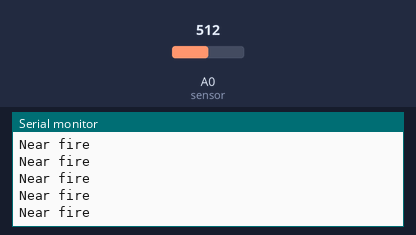
A sketch run on a simulated Arduino Uno, built with avr-gcc and run on an emulated ATmega328P. Shown: the last lines printed to the serial monitor. The test bench sets the inputs (shaded band); at power-on: A0 (sensor) = 512.

Above: at 1.2 s.
1.3 s: A0 (sensor) set to 664
4.3 s: A0 (sensor) set to 693
At 5.3 s:
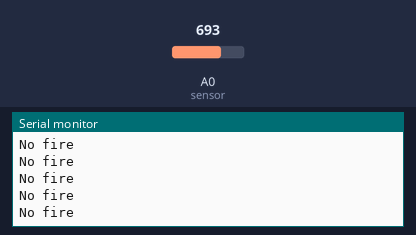
9.2 s: A0 (sensor) set to 349
At 10.0 s:
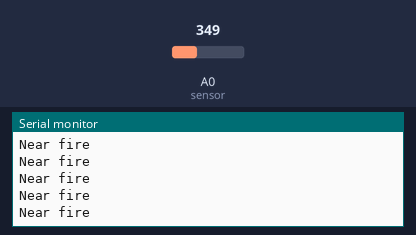
12.2 s: A0 (sensor) set to 327
At 13.3 s:
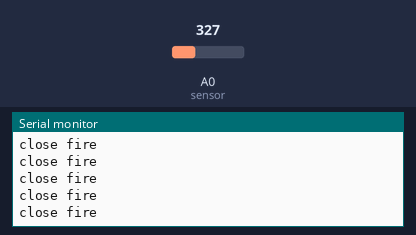

The sketch:

3.firealarm.ino
```cpp
const int sensor = A0;
int sensorvalue = 0;
const int max = 1023;
const int min = 0;

void setup(){
  pinMode(sensor, INPUT);
  Serial.begin(9600);
  Serial.println("Fire sensor");
}

void loop(){
  sensorvalue = analogRead(sensor);
  int value = map(sensorvalue,min,max,0,3);
  switch (value){
    case 0:
    Serial.println("close fire");
    delay(10);
    break;

    case 1:
    Serial.println("Near fire");
    delay(10);
    break;

    case 2:
    Serial.println("No fire");
    delay(10);
    break;

  }
}
```

Measured:
- the behaviour switches between 681 and 682 on A0 (sensor) (found by bisection; images 0 and 1)
- the behaviour switches between 341 and 340 on A0 (sensor) (found by bisection; images 2 and 3)
- after the input at 4.3 s, the serial monitor: prints a new line after 0.06 s (image 1)
- after the input at 9.2 s, the serial monitor: prints a new line at once (image 2)
- after the input at 12.2 s, the serial monitor: prints a new line after 0.07 s (image 3)
